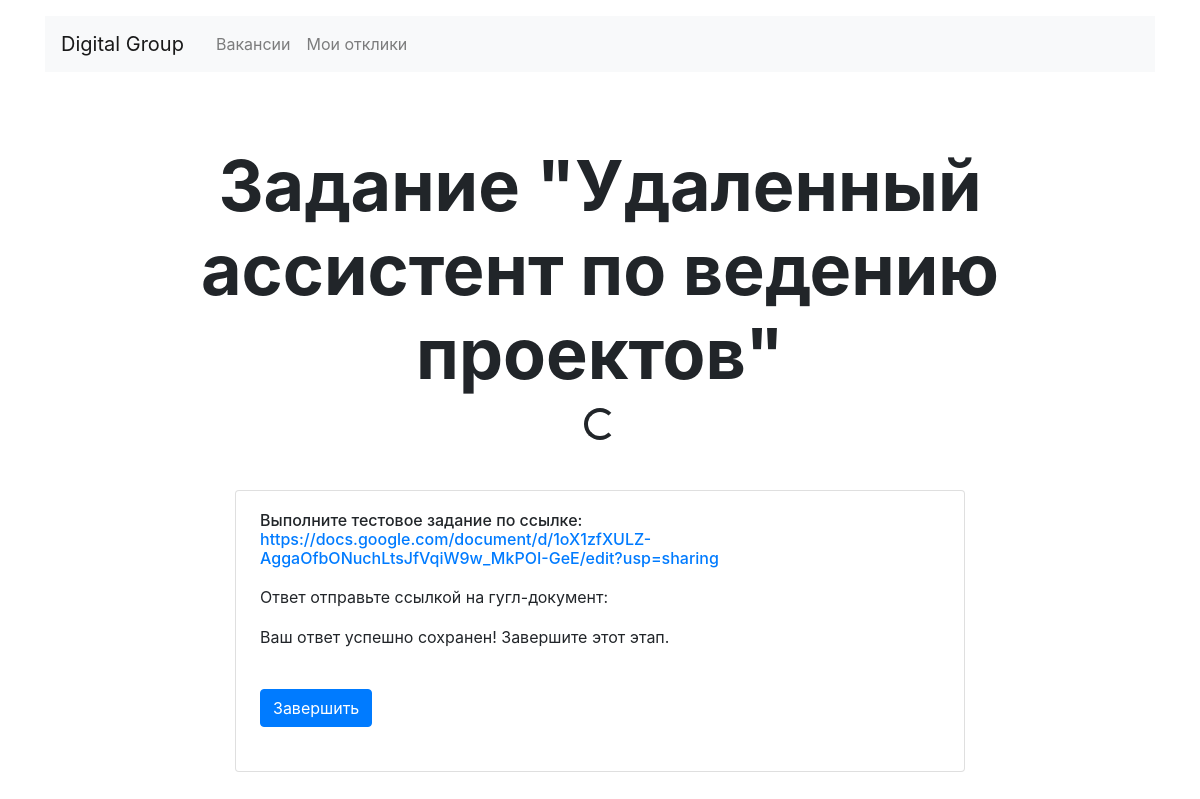
Page /application/8/test/1 on the committed database.
### vacancies/models.py (models this page shows)
class Test(models.Model):
    title = models.CharField(max_length=128)
    description = models.CharField(max_length=500)
    deadline = models.IntegerField(default=24)
    vacancy = models.ForeignKey(Vacancy, on_delete=models.CASCADE, related_name="vacancy_test")

### vacancies/views.py (the view)
# urls.py: path('application/<int:id>/test/<int:pk>', DetailTestView.as_view(), name="test_detail"),
class DetailTestView(DetailView):
    model = Test
    template_name = "vacancies/test_detail.html"
    def get_context_data(self, **kwargs):
        context = super(DetailTestView, self).get_context_data(**kwargs)
        context["app"] = Application.objects.get(id=self.kwargs["id"])
        return context

### vacancies/models.py (called while the page is built)
    def get_test_results(self):
        return self.application_Result_test.all()

### vacancies/templatetags/is_already_tested.py (called while the page is built)
@register.simple_tag(name="is_already_tested")
def is_already_tested(application, test):
    tested = Result_test.objects.get(application=application, test=test)
    if tested.text_result != "нет ответа":
        return True
    else:
        return False

### vacancies/templates/vacancies/test_detail.html (shortened to what this page needs)
<!DOCTYPE html>
<html lang="ru">
<head>
  <link rel="stylesheet" href="https://stackpath.bootstrapcdn.com/bootstrap/4.3.1/css/bootstrap.min.css">
</head>
{% load static %}
{% load is_already_tested %}
<body>
    <header class="container mt-3">
    <nav class="navbar navbar-expand-lg navbar-light bg-light">
      <a class="navbar-brand mr-4" href="{% url 'home' %}">Digital Group</a>
      <div class="collapse navbar-collapse justify-content-between" id="navbarNav">
        <ul class="navbar-nav col-10">
          <li class="nav-item">
            <a class="nav-link" href="{% url 'vacancies' %}">Вакансии</a>
          </li>
          <li class="nav-item">
            <a class="nav-link" href="{% url 'applications' %}">Мои отклики</a>
          </li>
        </ul>
      </div>
    </nav>
  </header>
  <main class="container mt-3">
    <section>
      <h1 class="h1 text-center mx-auto mt-4 pt-5" style="font-size: 70px;"><strong>{{object.title}}</strong></h1>
        <div id="countdown-box" type="hidden" class="text-center pt-1">
              <div class="spinner-border" role="status"></div>
        </div>
      <div class="row mt-5">
        <div class="col-12 col-lg-8 offset-lg-2 m-auto">
          <div class="card mb-4">
            <div class="card-body px-4">
              <div class="row">
                <div class="col-12 col-md-8 col-lg-9">
                    <h6 class="h6 pb-2">Выполните тестовое задание по ссылке: <a target="_blank" href="{{object.description}}">{{object.description}}</a></h6>
                        <p>Ответ отправьте ссылкой на гугл-документ:</p>
                            {% is_already_tested app.id object.id as is_tested %}
                                {% if is_tested %}
                                    <p>Ваш ответ успешно сохранен! Завершите этот этап.</p>
                                    <form action="{% url 'application_test_update' app.id %}" method="post" class="mt-2 mb-3" enctype="multipart/form-data">
                                            <a href="{% url 'application_test_update' app.id %}">
                                                <input type="submit" class="btn btn-primary mt-4 mb-2" value="Завершить">
                                            </a>
                                    </form>
                                {% endif %}
                </div>
              </div>
            </div>
          </div>
        </div>
        </div>
    </section>
  </main>
</body>
</html>

### rows in the picture
Test: title "Задание \"Удаленный ассистент по ведению проектов\"", description "https://docs.google.com/document/d/1oX1zfXULZ-AggaOfbONuchLtsJfVqiW9w_MkPOI-GeE/edit?usp=sharing"
